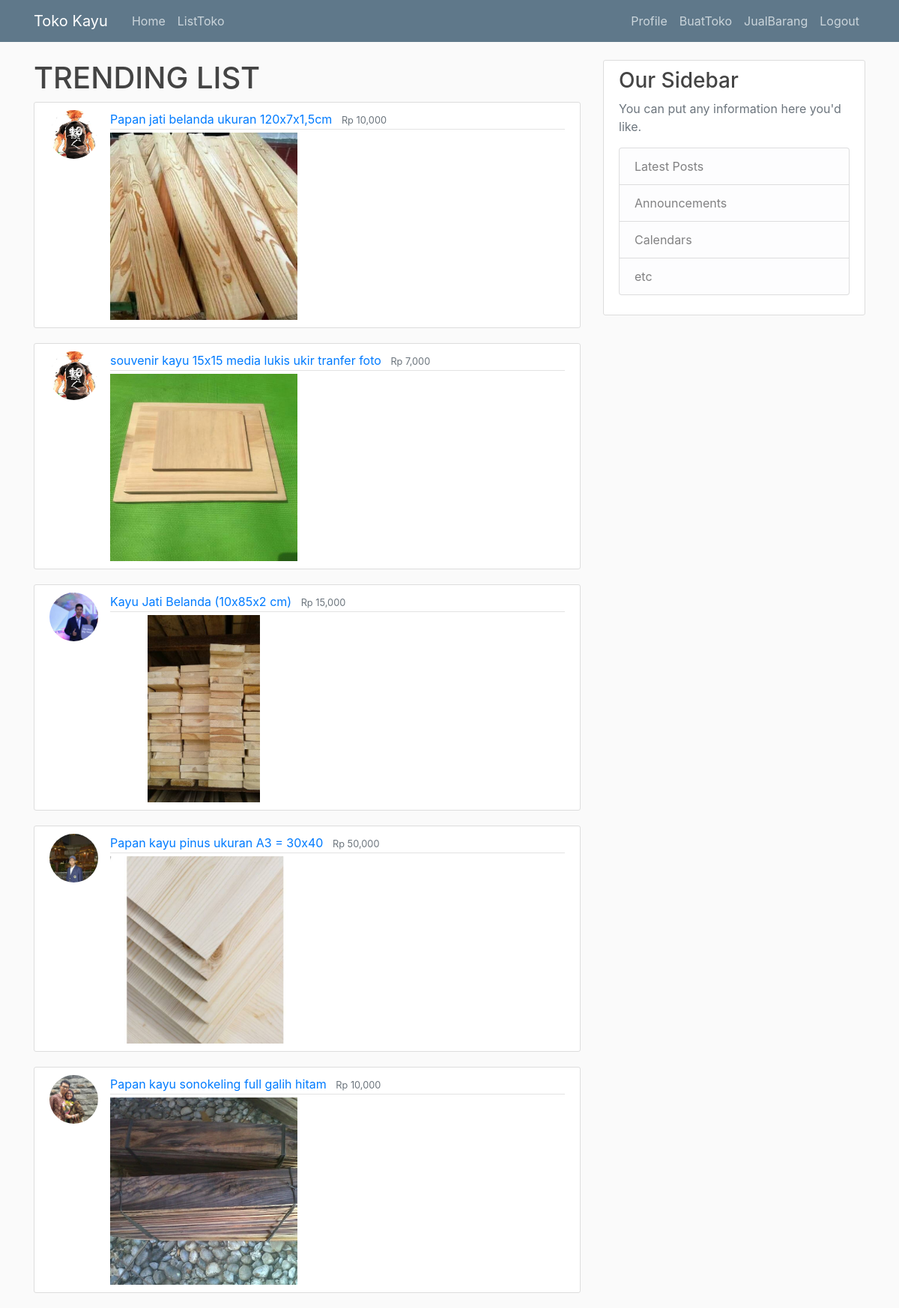
The app's page / (signed in) with its own data.
### customer/models.py (models this page shows, shortened)
class BarangModel(models.Model):
    nama_barang = models.CharField(max_length=200)
    deskripsi_barang = models.TextField()
    harga = models.CharField(max_length=10)
    jumlah_tersedia = models.IntegerField()
    gambar = models.ImageField(default='default.jpg', upload_to='profile_pics')
    nama_tokos = models.ForeignKey(TokoModel, default=None, on_delete=models.CASCADE)

class TokoModel(models.Model):
    nama_toko = models.CharField(max_length=20)
    no_telepon = models.IntegerField()
    alamat = models.TextField()
    deskripsi_singkat = models.TextField()
    nama_user = models.ForeignKey(User, default=None, on_delete=models.CASCADE)

### users/models.py (models this page shows, shortened)
class Profile(models.Model):
    user = models.OneToOneField(User, on_delete=models.CASCADE)
    image = models.ImageField(default='default.jpg', upload_to='profile_pics')

### projectbasdat3/views.py (the view)
# urls.py: url(r'^$', BarangListView.as_view(), name='index'),
class BarangListView(ListView):
    model = BarangModel
    template_name = 'index.html'
    context_object_name = 'Barang'

### templates/index.html (shortened to what this page needs)
{% extends "base.html" %}
{% block content %}
    <h1>TRENDING LIST</h1>
    {% for barang in Barang %}
        <article class="media content-section">
          <img class="rounded-circle article-img" src="{{barang.nama_tokos.nama_user.profile.image.url}}">
          <div class="media-body">
            <div class="article-metadata">
              <a class="mr-2" href="{% url 'barang-detail' barang.id %}">{{ barang.nama_barang }}</a>
              <small class="text-muted">Rp {{ barang.harga }}</small>
            </div>
            <div>
              <a href="{% url 'barang-detail' barang.id %}"><img src="{{barang.gambar.url}}" style="width:250px; height:250px" alt="Responsive Image"></a>
            </div>
          </div>
        </article>
    {% endfor %}
{% endblock content %}

### customer/static/customer/main.css (style rules this page uses)
body { background: #fafafa; color: #333333; margin-top: 5rem; }
h1, h2, h3, h4, h5, h6 { color: #444444; }
.content-section { background: #ffffff; padding: 10px 20px; border: 1px solid #dddddd; border-radius: 3px; margin-bottom: 20px; }
.article-img { height: 65px; width: 65px; margin-right: 16px; }
.article-metadata { padding-bottom: 1px; margin-bottom: 4px; border-bottom: 1px solid #e3e3e3 }

### records on screen
BarangModel: nama_tokos.nama_user.profile.image (picture), nama_barang "Papan jati belanda ukuran 120x7x1,5cm", harga "10,000", gambar (picture)
BarangModel: nama_tokos.nama_user.profile.image (picture), nama_barang "souvenir kayu 15x15 media lukis ukir tranfer foto", harga "7,000", gambar (picture)
BarangModel: nama_tokos.nama_user.profile.image (picture), nama_barang "Kayu Jati Belanda (10x85x2 cm)", harga "15,000", gambar (picture)
BarangModel: nama_tokos.nama_user.profile.image (picture), nama_barang "Papan kayu pinus ukuran A3 = 30x40", harga "50,000", gambar (picture)
BarangModel: nama_tokos.nama_user.profile.image (picture), nama_barang "Papan kayu sonokeling full galih hitam", harga "10,000", gambar (picture)
